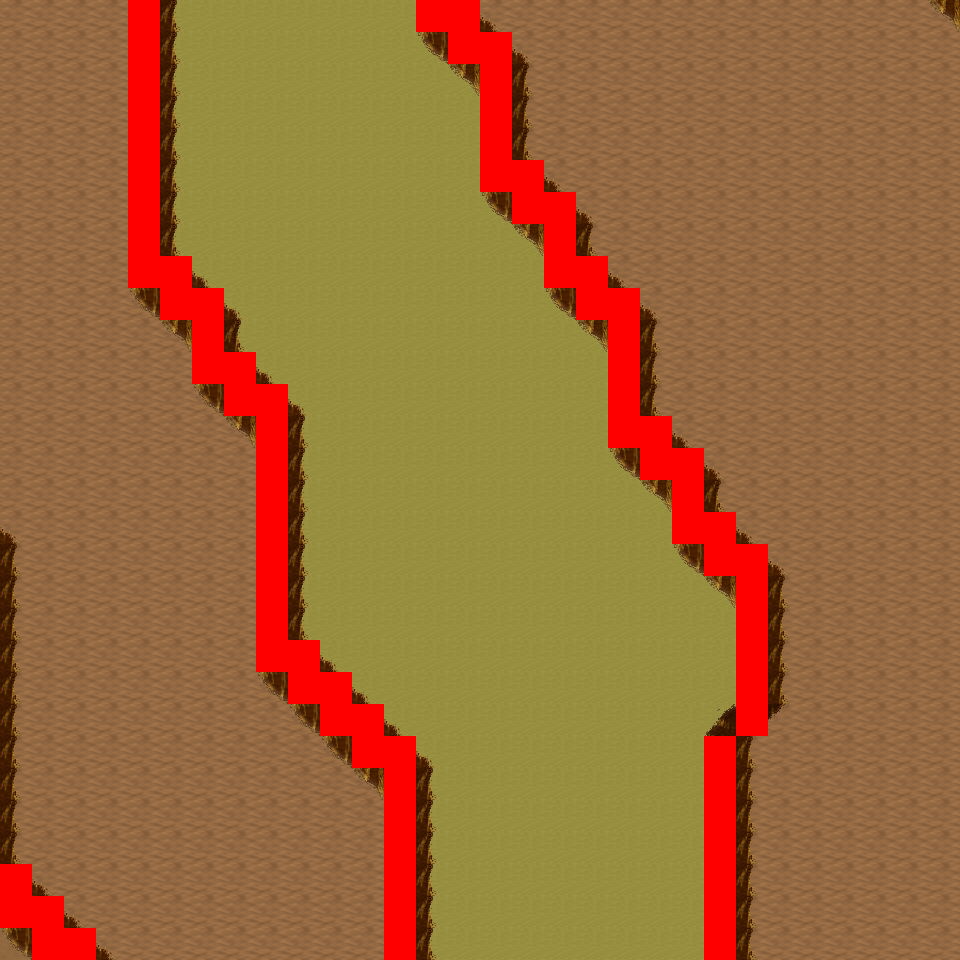

A level layout from a 2D game, rendered from its tile map. Below: a short description, then the map file with tile-grid data replaced by summaries:
An orthogonal 30x30 tile map with 32x32 px tiles, 6 tile layers (Ground, Object, Object2, Above, ...), 14 tilesets and 10 objects (10x mapExit).

<map version="1.0" orientation="orthogonal" renderorder="right-down" width="30" height="30" tilewidth="32" tileheight="32" nextobjectid="11">
  <tileset firstgid="1" name="tileset_logic_collision" tilewidth="32" tileheight="32" tilecount="1" columns="1">
    <image source="../drawable/tileset_logic_collision.png" width="32" height="32" />
  </tileset>
  <tileset firstgid="2" name="tileset_ground_ground" tilewidth="32" tileheight="32" tilecount="33" columns="3">
    <image source="../drawable/tileset_ground_ground.png" width="96" height="352" />
  </tileset>
  <tileset firstgid="35" name="tileset_ground_ridge_earth_pale" tilewidth="32" tileheight="32" tilecount="96" columns="12">
    <image source="../drawable/tileset_ground_ridge_earth_pale.png" width="384" height="256" />
  </tileset>
  <tileset firstgid="131" name="tileset_ground_ridge_earth_dark" tilewidth="32" tileheight="32" tilecount="96" columns="12">
    <image source="../drawable/tileset_ground_ridge_earth_dark.png" width="384" height="256" />
  </tileset>
  <tileset firstgid="227" name="tileset_terrain_desert" tilewidth="32" tileheight="32" tilecount="88" columns="8">
    <image source="../drawable/tileset_terrain_desert.png" width="256" height="352" />
  </tileset>
  <tileset firstgid="315" name="tileset_plant_tree_tree_darkgreen" tilewidth="32" tileheight="32" tilecount="88" columns="8">
    <image source="../drawable/tileset_plant_tree_tree_darkgreen.png" width="256" height="352" />
  </tileset>
  <tileset firstgid="403" name="tileset_building_tan_building" tilewidth="32" tileheight="32" tilecount="24" columns="4">
    <image source="../drawable/tileset_building_tan_building.png" width="128" height="192" />
  </tileset>
  <tileset firstgid="427" name="tileset_plant_cactus_2" tilewidth="32" tileheight="32" tilecount="10" columns="5">
    <image source="../drawable/tileset_plant_cactus_2.png" width="160" height="64" />
  </tileset>
  <tileset firstgid="437" name="tileset_ground_sand_2" tilewidth="32" tileheight="32" tilecount="15" columns="5">
    <image source="../drawable/tileset_ground_sand_2.png" width="160" height="96" />
  </tileset>
  <tileset firstgid="452" name="tileset_object_stone_well" tilewidth="32" tileheight="32" tilecount="6" columns="2">
    <image source="../drawable/tileset_object_stone_well.png" width="64" height="96" />
  </tileset>
  <tileset firstgid="458" name="tileset_plant_tree_banana_tree" tilewidth="32" tileheight="32" tilecount="40" columns="4">
    <image source="../drawable/tileset_plant_tree_banana_tree.png" width="128" height="320" />
  </tileset>
  <tileset firstgid="498" name="tileset_ground_sand_edges" tilewidth="32" tileheight="32" tilecount="15" columns="5">
    <image source="../drawable/tileset_ground_sand_edges.png" width="160" height="96" />
  </tileset>
  <tileset firstgid="513" name="tileset_building_window_window_centered" tilewidth="32" tileheight="32" tilecount="1" columns="1">
    <image source="../drawable/tileset_building_window_window_centered.png" width="32" height="32" />
  </tileset>
  <tileset firstgid="514" name="tileset_building_door_closed" tilewidth="32" tileheight="32" tilecount="1" columns="1">
    <image source="../drawable/tileset_building_door_closed.png" width="32" height="32" />
  </tileset>
  <layer name="Ground" width="30" height="30">
    <data>[900 cells, 900 non-empty, 3 distinct tile ids]</data>
  </layer>
  <layer name="Object" width="30" height="30">
    <data>[900 cells, 178 non-empty, 11 distinct tile ids]</data>
  </layer>
  <layer name="Object2" width="30" height="30">
    <data>[900 cells, 0 non-empty, 0 distinct tile ids]</data>
  </layer>
  <layer name="Above" width="30" height="30">
    <data>[900 cells, 0 non-empty, 0 distinct tile ids]</data>
  </layer>
  <layer name="Above2" width="30" height="30">
    <data>[900 cells, 0 non-empty, 0 distinct tile ids]</data>
  </layer>
  <layer name="Walkable" width="30" height="30">
    <data>[900 cells, 83 non-empty, 1 distinct tile ids]</data>
  </layer>
  <objectgroup name="MapEvents">
    <object id="1" name="north" type="mapExit" x="0" y="0" width="128" height="32">
      <properties>
        <property name="map" value="level_0_x1_y145" />
        <property name="x" value="0" />
        <property name="y" value="28" />
      </properties>
    </object>
    <object id="2" name="north2" type="mapExit" x="160" y="0" width="256" height="32">
      <properties>
        <property name="map" value="level_0_x1_y145" />
        <property name="x" value="5" />
        <property name="y" value="28" />
      </properties>
    </object>
    <object id="3" name="north3" type="mapExit" x="480" y="0" width="480" height="32">
      <properties>
        <property name="map" value="level_0_x1_y145" />
        <property name="x" value="15" />
        <property name="y" value="28" />
      </properties>
    </object>
    <object id="4" name="south" type="mapExit" x="0" y="928" width="32" height="32">
      <properties>
        <property name="map" value="level_0_x1_y147" />
        <property name="x" value="0" />
        <property name="y" value="1" />
      </properties>
    </object>
    <object id="5" name="south2" type="mapExit" x="96" y="928" width="288" height="32">
      <properties>
        <property name="map" value="level_0_x1_y147" />
        <property name="x" value="3" />
        <property name="y" value="1" />
      </properties>
    </object>
    <object id="6" name="south3" type="mapExit" x="416" y="928" width="288" height="32">
      <properties>
        <property name="map" value="level_0_x1_y147" />
        <property name="x" value="13" />
        <property name="y" value="1" />
      </properties>
    </object>
    <object id="7" name="south4" type="mapExit" x="736" y="928" width="224" height="32">
      <properties>
        <property name="map" value="level_0_x1_y147" />
        <property name="x" value="23" />
        <property name="y" value="1" />
      </properties>
    </object>
    <object id="8" name="west" type="mapExit" x="0" y="0" width="32" height="864">
      <properties>
        <property name="map" value="level_0_x0_y146" />
        <property name="x" value="28" />
        <property name="y" value="0" />
      </properties>
    </object>
    <object id="9" name="west2" type="mapExit" x="0" y="928" width="32" height="32">
      <properties>
        <property name="map" value="level_0_x0_y146" />
        <property name="x" value="28" />
        <property name="y" value="29" />
      </properties>
    </object>
    <object id="10" name="east" type="mapExit" x="928" y="0" width="32" height="960">
      <properties>
        <property name="map" value="level_0_x2_y146" />
        <property name="x" value="1" />
        <property name="y" value="0" />
      </properties>
    </object>
  </objectgroup>
</map>
